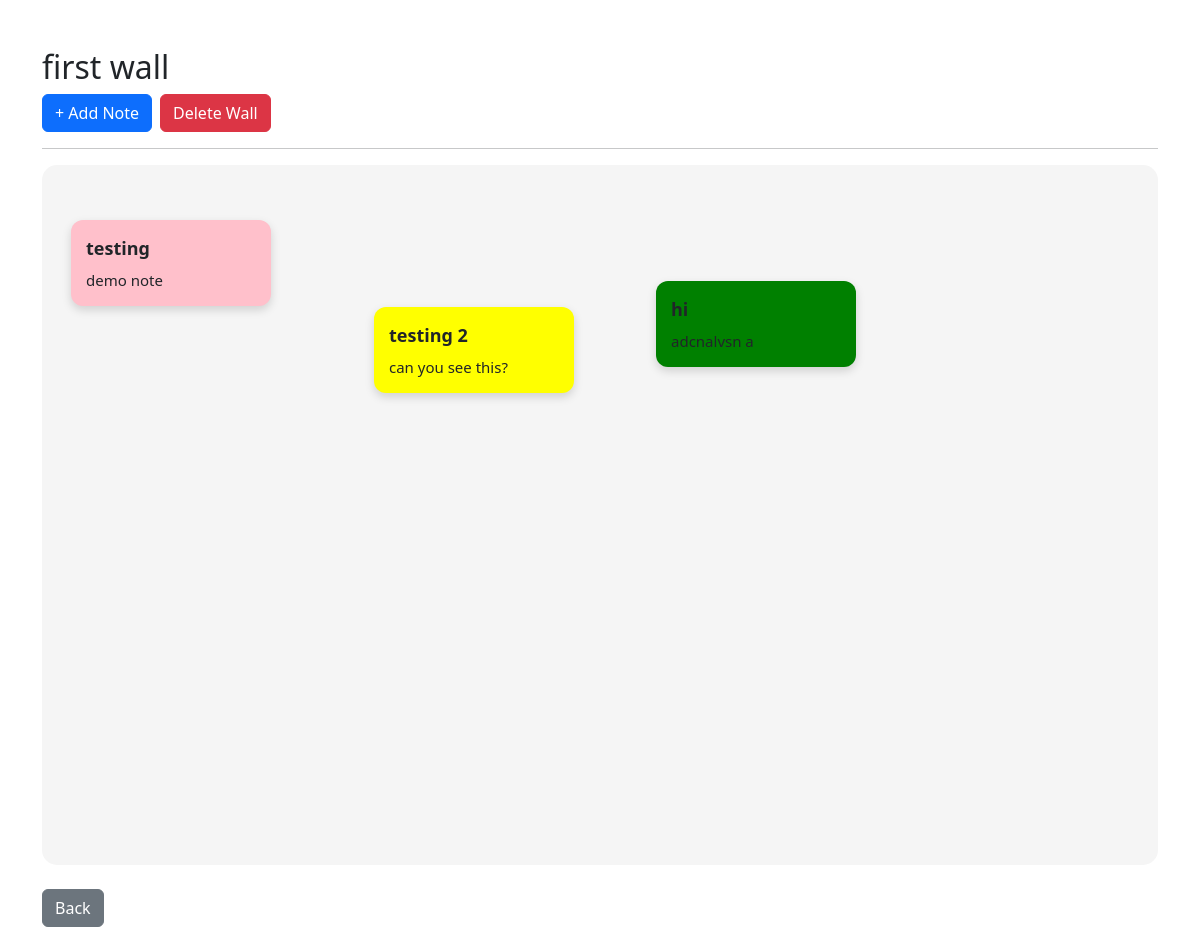
/wall/1/ (signed in), run on the app's committed database.
### walls/models.py (models this page shows, shortened)
class Wall(models.Model):
    title = models.CharField(max_length=100)
    owner=models.ForeignKey(
        User,
        on_delete=models.CASCADE,
        related_name='walls'
    )
    created_at = models.DateTimeField(
        auto_now_add=True
    )

### notes/models.py (models this page shows, shortened)
class Note(models.Model):
    COLOR_CHOICES = [#COLOR_CHOICES is a list of tuples
        ('yellow','Yellow'),
        ('pink', 'Pink'),
        ('blue', 'Blue'),
        ('green', 'Green'),
    ]
    wall = models.ForeignKey( #foreign key
        Wall,
        on_delete=models.CASCADE,
        related_name='notes'
    )
    creator=models.ForeignKey(
        User,
        on_delete=models.CASCADE
    )
    title = models.CharField(
        max_length=100,
        blank=True
    )
    content = models.TextField()
    color= models.CharField(
        max_length=20,
        choices=COLOR_CHOICES,
        default='yellow'
    )
    x_position = models.IntegerField(
        default=50
    )
    y_position = models.IntegerField(
        default=50
    )
    created_at = models.DateTimeField(
        auto_now_add=True
    )
    updated_at = models.DateTimeField(
        auto_now=True
    )

### walls/views.py (the view)
# urls.py: path('wall/<int:pk>/',views.wall_detail,name='wall-detail'),
@login_required
def wall_detail(request, pk):
    wall = get_object_or_404(
        Wall,
        pk=pk,
    )
    is_owner = (
        wall.owner == request.user
    )
    is_member = WallMember.objects.filter(
        wall=wall,
        user=request.user
    ).exists()
    if not is_owner and not is_member:
        return redirect("home")
    notes = wall.notes.all()
    if request.method == 'POST':
        form = NoteForm(request.POST)
        if form.is_valid():
            note = form.save(
                commit=False
            )
            note.wall = wall
            note.creator = request.user
            note.x_position = random.randint(50, 600)
            note.y_position = random.randint(50, 400)
            note.save()
            return redirect(
                'wall-detail',
                pk=wall.pk
            )
    else:
        form = NoteForm()
    context = {
    'wall': wall,
    'form': form,
    'notes': wall.notes.all(),
    'is_owner': is_owner
    }
    return render(
        request,
        'walls/wall_detail.html',
        context
    )

### walls/templates/walls/wall_detail.html (shortened to what this page needs)
{% extends "base.html" %}
{% load crispy_forms_tags %}
{% block content %}
<h2>{{ wall.title }}</h2>
<div class="d-flex gap-2 mb-3">
    <button
        class="btn btn-primary"
        data-bs-toggle="modal"
        data-bs-target="#addNoteModal">
        + Add Note
    </button>
    <button class="btn btn-danger">
        Delete Wall
    </button>
</div>
<hr>
<div
    class="wall-board p-4"
    style="
        height:700px;
        position:relative;
        overflow:hidden;
    ">
    {% for note in notes %}
        <div
            class="note"
            data-note-id="{{ note.id }}"
            style="
                width:200px;
                position:absolute;
                left:{{ note.x_position }}px;
                top:{{ note.y_position }}px;
                background-color:{{ note.color }};
                cursor:grab;
            ">
            <div class="note-title">
                {{ note.title }}
            </div>
            <div class="note-content">
                {{ note.content }}
            </div>
        </div>
    {% empty %}
        <p>No notes yet.</p>
    {% endfor %}
</div>
<br>
<a
    href="{% url 'home' %}"
    class="btn btn-secondary">
    Back
</a>
{% endblock %}

### wallspace/static/css/main.css (style rules this page uses)
.wall-board { height: 700px; position: relative; overflow: hidden; background: #f5f5f5; border-radius: 15px; }
.note { width: 220px; position: absolute; border-radius: 12px; box-shadow: 0 4px 10px rgba(0,0,0,0.15); padding: 15px; transition: transform 0.15s ease; user-select: none; }
.note-title { font-weight: bold; font-size: 18px; margin-bottom: 8px; }
.note-content { font-size: 15px; line-height: 1.4; }

### data on the page
Wall: title "first wall"
Note: title "testing", content "demo note"
Note: {{ note.id }} 2 (drawn), title "testing 2", content "can you see this?"
Note: title "hi", content "adcnalvsn a"
